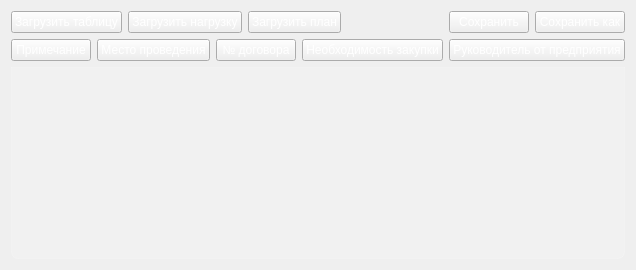
      <widget class="QWidget" name="plan_page">
       <layout class="QVBoxLayout" name="verticalLayout_2">
        <item>
         <layout class="QHBoxLayout" name="horizontalLayout_5">
          <item>
           <layout class="QHBoxLayout" name="horizontalLayout_2">
            <item>
             <widget class="QPushButton" name="loadTableButton">
              <property name="styleSheet">
               <string notr="true">QPushButton{
    color: white;
}</string>
              </property>
              <property name="text">
               <string>Загрузить таблицу</string>
              </property>
             </widget>
            </item>
            <item>
             <widget class="QPushButton" name="loadNagruzkaButton">
              <property name="styleSheet">
               <string notr="true">QPushButton{
    color: white;
}</string>
              </property>
              <property name="text">
               <string>Загрузить нагрузку</string>
              </property>
             </widget>
            </item>
            <item>
             <widget class="QPushButton" name="loadPlanPushButton">
              <property name="styleSheet">
               <string notr="true">QPushButton{
    color: white;
}</string>
              </property>
              <property name="text">
               <string>Загрузить план</string>
              </property>
             </widget>
            </item>
           </layout>
          </item>
          <item>
           <layout class="QHBoxLayout" name="horizontalLayout_3">
            <item>
             <spacer name="horizontalSpacer">
              <property name="orientation">
               <enum>Qt::Orientation::Horizontal</enum>
              </property>
              <property name="sizeHint" stdset="0">
               <size>
                <width>40</width>
                <height>20</height>
               </size>
              </property>
             </spacer>
            </item>
            <item>
             <widget class="QPushButton" name="savePlanButton">
              <property name="styleSheet">
               <string notr="true">QPushButton{
    color: white;
}</string>
              </property>
              <property name="text">
               <string>Сохранить</string>
              </property>
             </widget>
            </item>
            <item>
             <widget class="QPushButton" name="saveAsPlanButton">
              <property name="styleSheet">
               <string notr="true">QPushButton{
    color: white;
}</string>
              </property>
              <property name="text">
               <string>Сохранить как</string>
              </property>
             </widget>
            </item>
           </layout>
          </item>
         </layout>
        </item>
        <item>
         <layout class="QHBoxLayout" name="horizontalLayout_4">
          <item>
           <widget class="QPushButton" name="notePlanPushButton">
            <property name="toolTip">
             <string>Твоя мама</string>
            </property>
            <property name="styleSheet">
             <string notr="true">QPushButton{
    color: white;
}</string>
            </property>
            <property name="text">
             <string>Примечание</string>
            </property>
           </widget>
          </item>
          <item>
           <widget class="QPushButton" name="placePlanButton">
            <property name="styleSheet">
             <string notr="true">QPushButton{
    color: white;
}</string>
            </property>
            <property name="text">
             <string>Место проведения</string>
            </property>
           </widget>
          </item>
          <item>
           <widget class="QPushButton" name="agreementPlanPushButton">
            <property name="styleSheet">
             <string notr="true">QPushButton{
    color: white;
}</string>
            </property>
            <property name="text">
             <string>№ договора</string>
            </property>
           </widget>
          </item>
          <item>
           <widget class="QPushButton" name="zakupkaPlanPushButton">
            <property name="styleSheet">
             <string notr="true">QPushButton{
    color: white;
}</string>
            </property>
            <property name="text">
             <string>Необходимость закупки</string>
            </property>
           </widget>
          </item>
          <item>
           <widget class="QPushButton" name="rukPlanPushButton">
            <property name="styleSheet">
             <string notr="true">QPushButton{
    color: white;
}</string>
            </property>
            <property name="text">
             <string>Руководитель от предприятия</string>
            </property>
           </widget>
          </item>
         </layout>
        </item>
        <item>
         <widget class="QTableView" name="tableView">
          <property name="styleSheet">
           <string notr="true">QTableView {
    background-color: rgba(255, 255, 255, 30);
    border: 1px solid rgba(255, 255, 255, 40);
    border-bottom-right-radius: 7px;
    border-bottom-left-radius: 7px;
}
QTableView::item {
    border: none;
    border-bottom: 1px solid rgba(255, 255, 255, 50);
    padding: 5px;
    color: white; /* чтобы проверить, точно ли стиль применяется */
}
QTableView::item:selected {
    border: none;
    color: white;
    background-color: rgba(255, 255, 255, 80);
}
QHeaderView::section {
    background-color: rgb(53, 53, 53);
    color: white;
    border: none;
    font-size: 10pt;
}
QTableView QLineEdit {
        background-color: #333333;
        color: white;
    }</string>
          </property>
         </widget>
        </item>
       </layout>
      </widget>
